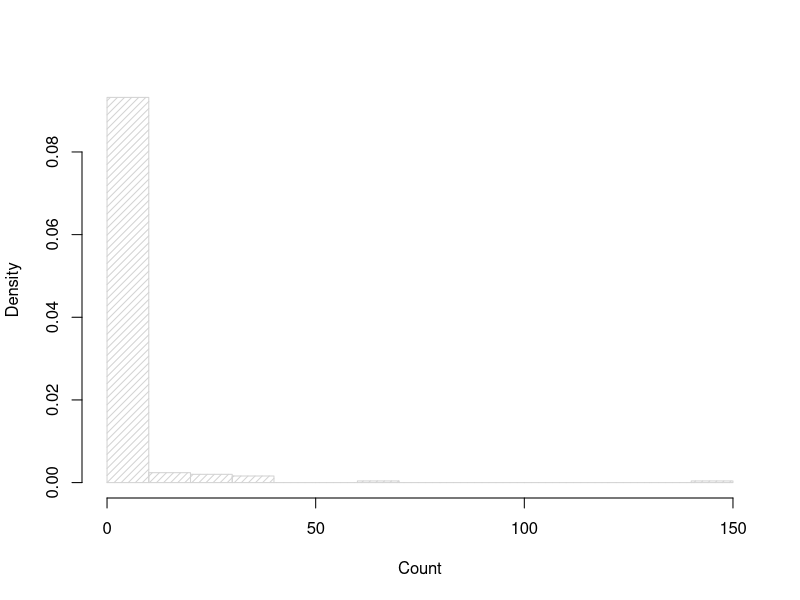

This figure's R source:
## ---- chunk 1
knitr::opts_chunk$set(echo = TRUE)
## ---- chunk 2
library(tidyverse)
library(haven) #чтение .dta файлов

df <- read_dta(file = "fish.dta")
## ---- chunk 3
df$fish <- ifelse(df$count < 1 , 0, 1)
summary(df)
hist(df$count, density=20, breaks=20, prob=TRUE, 
     xlab="Count",
     main='')
## ---- chunk 4
logit <- glm(df$fish ~ df$camper + df$child + df$persons, family=binomial(link='logit'))
summary(logit)
anova(logit, test="Chisq")
## ---- chunk 5
poisson <- glm(count ~ child + camper + persons, family = "poisson", data = df)
summary(poisson)
